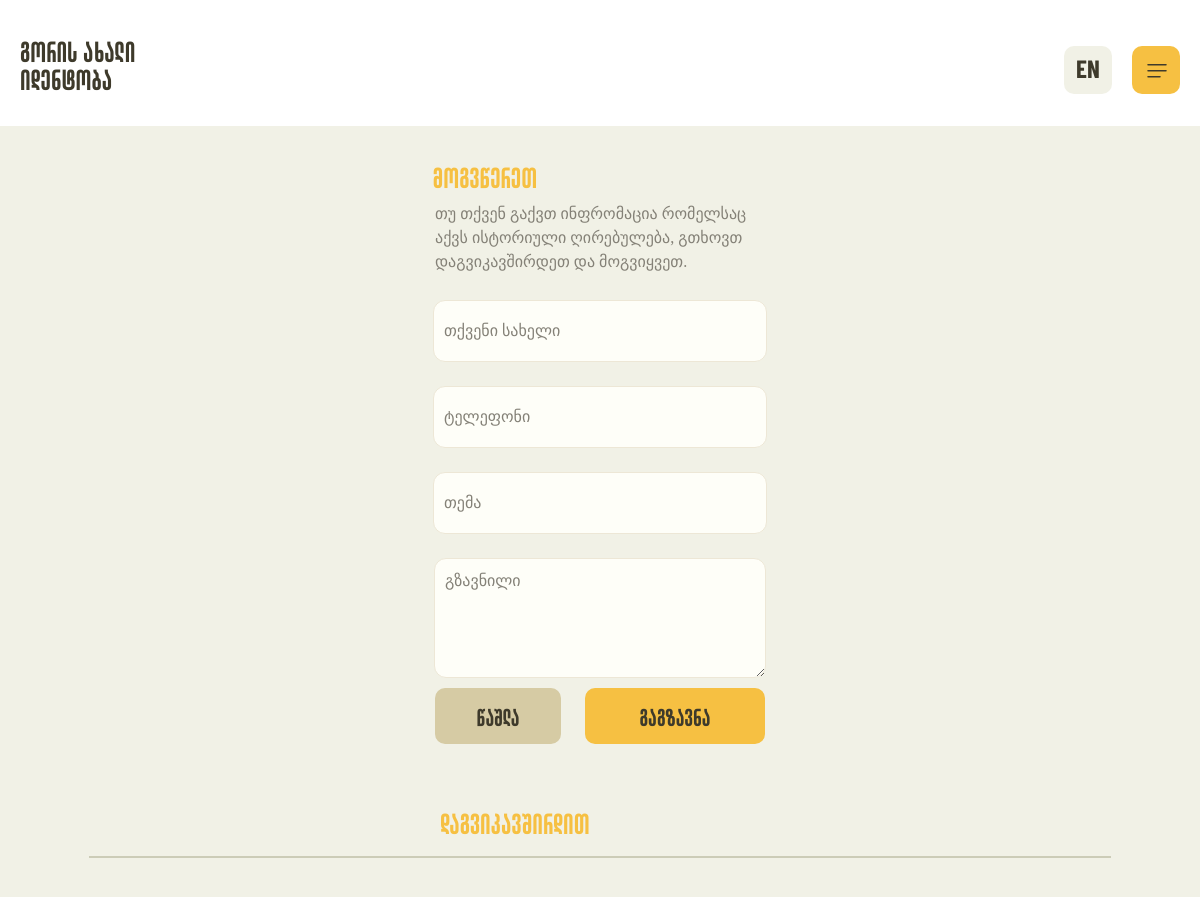
The page /text-us/ka/ (upper part) on the database as committed earlier.
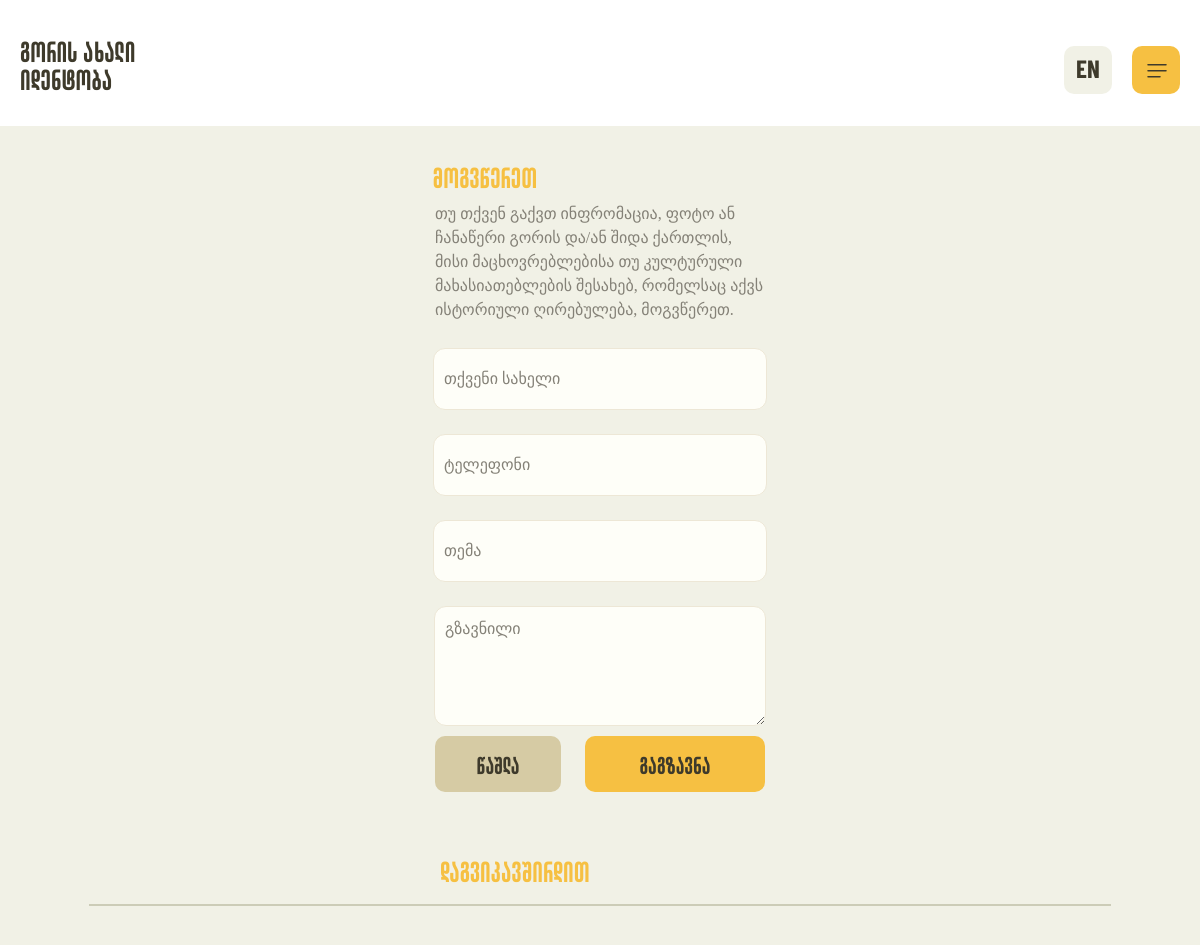
The same page on the database as committed later.
### transl/models.py (models this page shows, shortened)
class MultilanguageTextAbstract(models.Model):
    text_en = models.CharField(default='', max_length=120)
    text_ka = models.CharField(default='', max_length=120)
    slug = models.SlugField(null=True, blank=True, max_length=40,
        default='transl_slug')
    def __str__(self):
        lang = get_language()
        if not lang:
            lang = 'en'
        current_lang_fieldname = f'text_{lang[:2]}'
        try:
            return getattr(self, current_lang_fieldname)
        except:
            return self.text_en
    class Meta:
        abstract = True

class MultilanguageTextField(MultilanguageTextAbstract):
    text_en = models.TextField(default='',)
    text_ka = models.TextField(default='',)

### gori/views.py (the view, shortened to what this page needs)
# urls.py: path('text-us/<lang:lang>/', text_us, name='text_us'),
def text_us(request, lang):
	return render(request, 'textus.html', {'lang':lang})

### gorimaps/converters.py (called while the page is built)
    def to_python(self, value):
        activate(value)
        return value

    def to_url(self, value):
        return value

### transl/templatetags/transl_extras.py (called while the page is built)
@register.simple_tag
def t(tslug):
    try:
        tobj = MultilanguageTextField.objects.get(slug=tslug)
        return tobj.__str__()
    except:
        try:
            tobj = MultilanguageText.objects.get(slug=tslug)
            return tobj.__str__()
        except:
            return ''

### gori/templates/textus.html (shortened to what this page needs)
{% extends "base.html" %}
{% load static %}
{% block content %}
{% load transl_extras %}
<head>
</head>
<div class="text_us_mobile">
<center>
{% if lang == 'ka' %}
<span class="contact_us_header_mobile">{% t 'textus' %}</span>
{% else %}
<span class="contact_us_header_mobileen">{% t 'textus' %}</span>
{% endif %}
<span class="contact_us_text_mobile">{% t 'contact_us_index' %}</span>
<form style="margin-top:26px" method="POST">{% csrf_token %}
	<input type="" name="your_name" class="contact_input_mobile" placeholder="{% t 'your_name' %}">
	<input type="" name="your_phone" class="contact_input_mobile" placeholder="{% t 'telephone' %}">
	<input type="" name="your_theme" class="contact_input_mobile" placeholder="{% t 'theme' %}">
	<textarea type="" name="your_message" class="contact_input_big_mobile" placeholder="{% t 'message' %}"></textarea>
{% if lang == 'ka' %}
<button class="contact_remove_button_mobile">{% t 'delete' %}</button>
<button class="contact_send_button_mobile">{% t 'send' %}</button>
{% else %}
<button class="contact_remove_button_mobileen">{% t 'delete' %}</button>
<button class="contact_send_button_mobileen">{% t 'send' %}</button>
{% endif %}
</form>
<span class="contact_contactus_mobile">{% t 'contact_us' %}</span>
<div class="mobilecontactusline"></div>
<div style="width:300px">
	<br><br><br><br><br>
	</div><br><br><br><br>
<div class="mobilecontactusline"></div><br>
</div>
<br><br><br><br><br><br><br><br><br><br><br><br><br><br><br>
{% endblock %}

Rows that differ between the two databases and show on the page:
changed MultilanguageTextField: text_ka "თუ თქვენ გაქვთ ინფრომაცია რომელსაც აქვს ისტორიული ღირებულება, გთხოვთ დაგვიკავშირდეთ და მოგვიყვეთ." → "თუ თქვენ გაქვთ ინფრომაცია, ფოტო ან ჩანაწერი გორის და/ან შიდა ქართლის, მისი მაცხოვრებლებისა თუ კულტურული მახასიათებლების შესახებ, რომელსაც აქვს ისტორიული ღირებულება, მოგვწერეთ."
